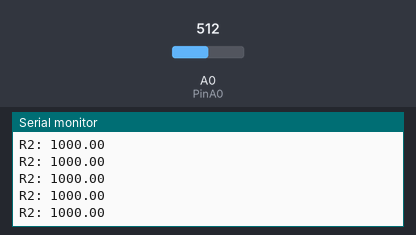
The sketch below on a simulated Arduino Uno, built with avr-gcc and run on an emulated ATmega328P. On the bench: the last lines printed to the serial monitor. The inputs (shaded band) are chosen by the test bench; at power-on: A0 (PinA0) = 512.

Above: at 1.2 s.
1.3 s: A0 (PinA0) set to 716
At 1.32 s:
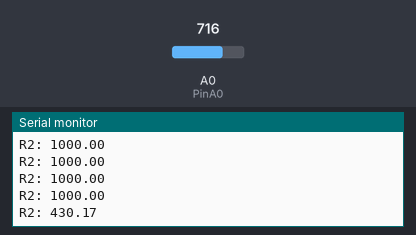
2.8 s: A0 (PinA0) set to 900
At 2.83 s:
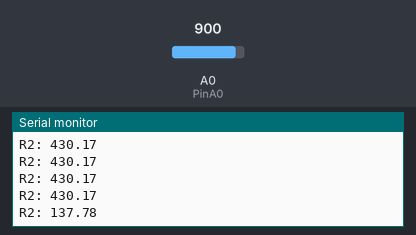
Timing chart, 0 to 5.8 s (numbered marks = the images above; inputs shaded):
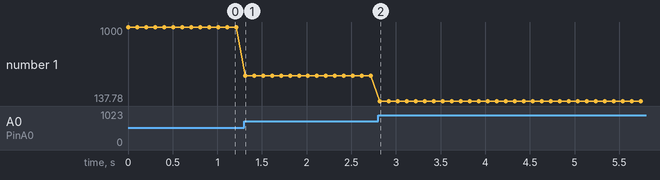

Measured:
- after the input at 1.3 s, the serial monitor: prints a new line at once (image 1)
- after the input at 2.8 s, the serial monitor: prints a new line at once (image 2)
- plotted number 1: 1000 → 430.17 after the input at 1.3 s, 430.17 → 137.78 after the input at 2.8 s

The sketch:

practica_3_41.ino
```cpp
//Byron Alejandro Pineda Barrientos
 //2022121
int PinA0 = 0;
int Lectura = 0;
int V = 5;
float VR4 = 0;
float R1 = 1000;
float R2 = 0;
float P = 0;
float relacionado = 0;


void setup()
{
Serial.begin(9600);
}

void loop()
{
Lectura = analogRead(PinA0);
if(Lectura)
{
relacionado = Lectura * V;
VR4 = (relacionado)/1024.0;
relacionado = (V/VR4) -1;
R2= R1 * relacionado;
P = V / (R1 + R2) * 1000;
Serial.print("R2: ");
Serial.println(R2);

delay(100);
}
}
```
